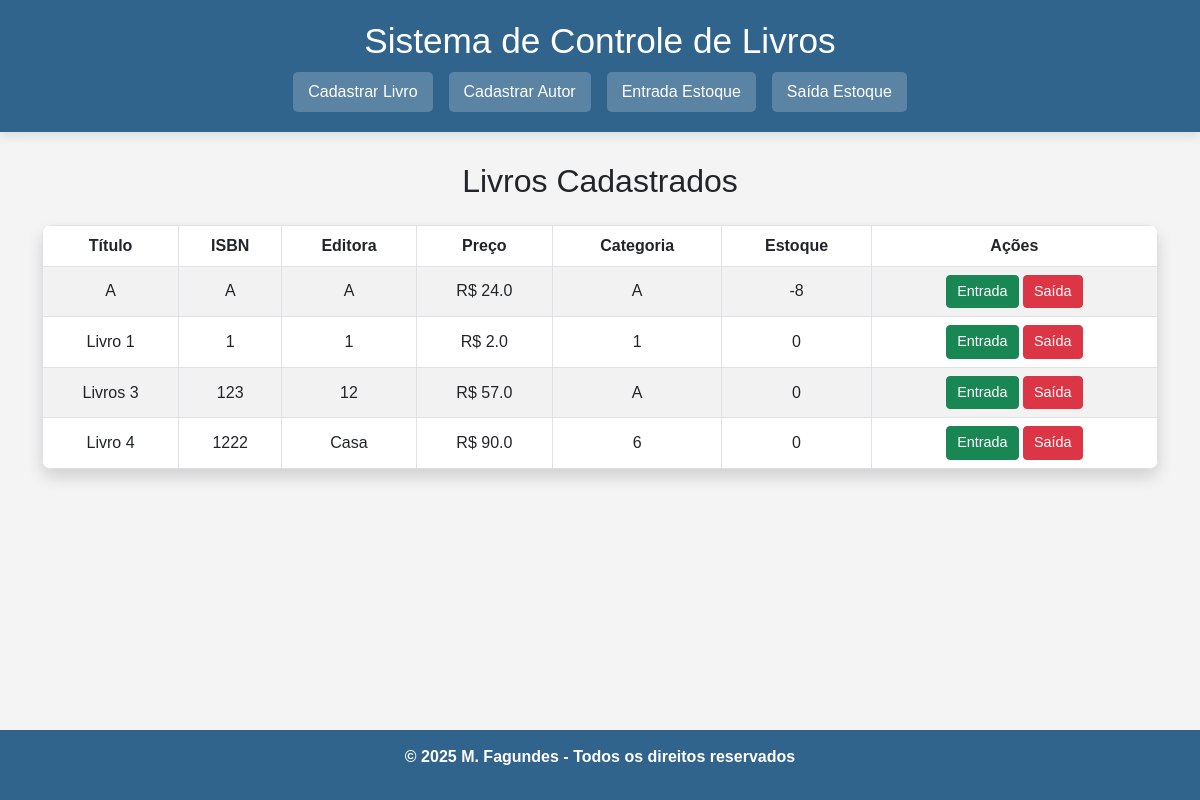
Before: / with the older database file.
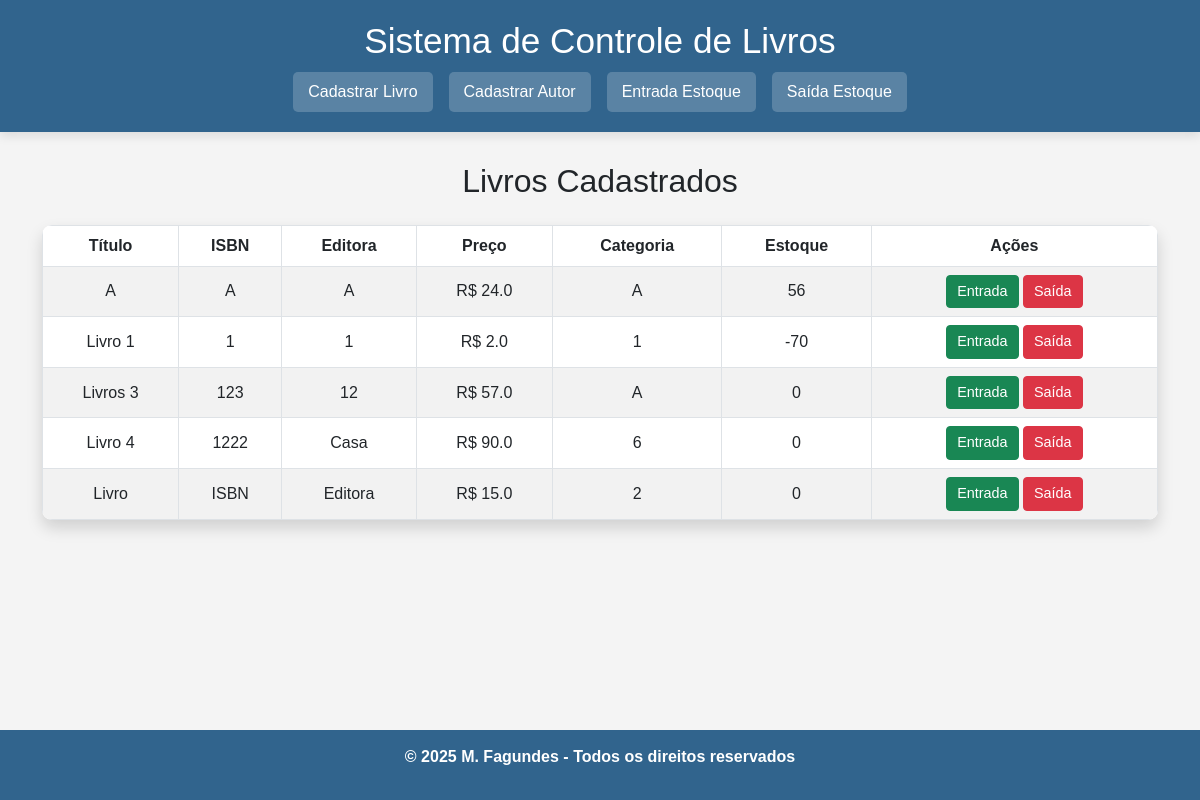
After: the same page with the newer database file.
### tables this page shows
CREATE TABLE livros (
            id INTEGER PRIMARY KEY AUTOINCREMENT,
            titulo TEXT NOT NULL,
            isbn TEXT NOT NULL UNIQUE,
            edicao TEXT NOT NULL,
            editora TEXT NOT NULL,
            ano_publicacao INTEGER NOT NULL,
            preco_capa REAL NOT NULL,
            categoria TEXT NOT NULL
        );

### app.py (the view)
@app.route('/')
def index():
    conn = get_db()
    c = conn.cursor()
    c.execute("""
        SELECT l.id, l.titulo, l.isbn, l.editora, l.preco_capa, l.categoria,
               COALESCE(SUM(e.quantidade), 0) AS estoque
        FROM livros l
        LEFT JOIN estoque e ON l.id = e.livro_id
        GROUP BY l.id
    """)
    livros = c.fetchall()
    conn.close()
    return render_template('index.html', livros=livros)

### app.py (called while the page is built)
def get_db():
    conn = sqlite3.connect('estoque.db')
    conn.row_factory = sqlite3.Row
    return conn

### templates/index.html (shortened to what this page needs)
<!DOCTYPE html>
<html lang="pt-BR">
<head>
    <link href="https://cdn.jsdelivr.net/npm/bootstrap@5.3.0/dist/css/bootstrap.min.css" rel="stylesheet">
</head>
<body>
    <header>
        <h1>Sistema de Controle de Livros</h1>
        <nav class="d-flex justify-content-center gap-3">
            <a href="{{ url_for('add_livro') }}" class="nav-link">Cadastrar Livro</a>
            <a href="{{ url_for('add_autor') }}" class="nav-link">Cadastrar Autor</a>
            <a href="{{ url_for('entrada_estoque', livro_id=1) }}" class="nav-link">Entrada Estoque</a>
            <a href="{{ url_for('saida_estoque', livro_id=1) }}" class="nav-link">Saída Estoque</a>
        </nav>
    </header>
    <div class="container">
        <h2 class="text-center mb-4">Livros Cadastrados</h2>
        <table class="table table-striped table-bordered shadow">
            <thead>
                <tr>
                    <th>Título</th>
                    <th>ISBN</th>
                    <th>Editora</th>
                    <th>Preço</th>
                    <th>Categoria</th>
                    <th>Estoque</th>
                    <th>Ações</th>
                </tr>
            </thead>
            <tbody>
                {% for livro in livros %}
                    <tr>
                        <td>{{ livro['titulo'] }}</td>
                        <td>{{ livro['isbn'] }}</td>
                        <td>{{ livro['editora'] }}</td>
                        <td>R$ {{ livro['preco_capa'] }}</td>
                        <td>{{ livro['categoria'] }}</td>
                        <td>{{ livro['estoque'] }}</td>
                        <td>
                            <a href="{{ url_for('entrada_estoque', livro_id=livro['id']) }}" class="btn btn-success btn-sm">Entrada</a>
                            <a href="{{ url_for('saida_estoque', livro_id=livro['id']) }}" class="btn btn-danger btn-sm">Saída</a>
                        </td>
                    </tr>
                {% endfor %}
            </tbody>
        </table>
    </div>
    <footer>
        <p>&copy; 2025 M. Fagundes - Todos os direitos reservados</p>
    </footer>
</body>
</html>

### templates/index.html (style rules this page uses)
body { background-color: #f4f4f4; font-family: Arial, sans-serif; display: flex; flex-direction: column; min-height: 100vh; }
header { background-color: #31648d; color: white; padding: 20px 0; text-align: center; box-shadow: 0px 4px 10px rgba(0, 0, 0, 0.1); }
header h1 { font-size: 2.2rem; margin-bottom: 10px; }
nav { margin-top: 10px; }
nav .nav-link { font-size: 1rem; color: white; background-color: rgba(255, 255, 255, 0.2); padding: 8px 15px; border-radius: 5px; transition: background 0.3s; }
.container { flex: 1; margin-top: 30px; }
table { background-color: white; border-radius: 10px; overflow: hidden; }
table th { background-color: #6cb2eb; color: white; text-align: center; }
table td { text-align: center; vertical-align: middle; }
.btn-sm { padding: 5px 10px; font-size: 0.9rem; }
footer { position: fixed; bottom: 0; width: 100%; text-align: center; padding: 15px 0; background-color: #31648d; color: white; font-weight: bold; }

Changed rows visible on the page:
computed for livros (number 1 of 5 on the later page): estoque "-8" → "56"
computed for livros "Livro 1": estoque "0" → "-70"
added livros: titulo "Livro", isbn "ISBN", editora "Editora", preco_capa "15.0", categoria "2", estoque "0"
